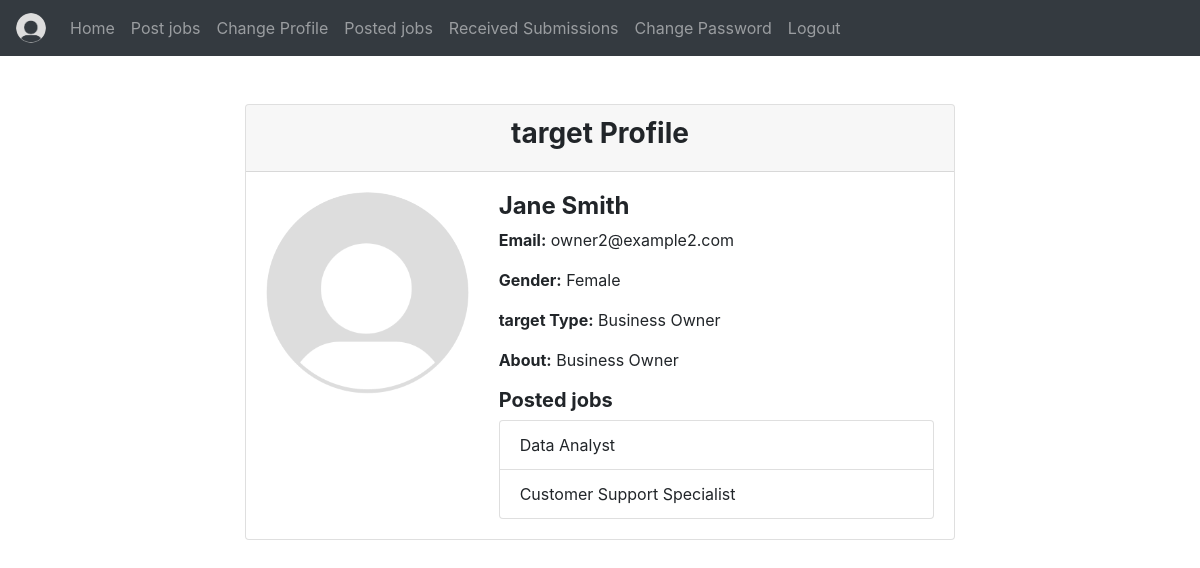
Page /profile/2/view (signed in) on the committed database.
### website/models.py (models this page shows)
class User(db.Model, UserMixin):
    id = db.Column(db.Integer, primary_key=True)
    email = db.Column(db.String(150), unique=True)
    password = db.Column(db.String(150), nullable=False)
    first_name = db.Column(db.String(50), nullable=False)
    last_name = db.Column(db.String(50), nullable=False)
    gender = db.Column(db.String(10), nullable=False)
    usertype = db.Column(db.String(10), nullable=False) # Freelancer , Business Owner , Both
    about = db.Column(db.String(400))
    jobs = db.relationship('Job' , backref='user')
    applications = db.relationship('JobApplication' , backref='user')
    image_name = db.Column(db.String(150))

class Job(db.Model):
    id = db.Column(db.Integer, primary_key=True)
    job_name = db.Column(db.String(150) , nullable =False)
    job_payment = db.Column(db.Numeric(10, 2), nullable=False)
    job_description = db.Column(db.String(200) , nullable =False)
    job_details = db.Column(db.String(2000) )
    job_date = db.Column(db.DateTime(timezone=True), default=func.now() ,nullable =False)
    job_deadline = db.Column(db.DateTime(timezone=True), nullable =False )
    user_id = db.Column(db.Integer, db.ForeignKey('user.id') , nullable =False)
    applications = db.relationship('JobApplication' , backref = 'job')

### website/profile_views.py (the view)
@profile_views.route('/profile/<int:id>/view',  methods=['GET', 'POST'])
@login_required
def view_profile(id : int) :
    user = userSystem.GetUser(id)
    return render_template('profile.html', user=current_user , target = user)

### website/user_system.py (called while the page is built)
    def GetUser(self, id) -> User:
        return User.query.get(id)

### website/templates/profile.html (shortened to what this page needs)
{% extends "base.html" %}
{% block content %}
<body>
    <div class="container mt-5">
      <div class="row justify-content-center">
        <div class="col-md-8">
          <div class="card">
            <div class="card-header">
              <h3 class="text-center font-weight-bold">target Profile</h3>
            </div>
            <div class="card-body">
              <div class="row">
                <div class="col-md-4">
                  <img src="{{ url_for('profile_views.get_image' , user_id = target.id) }}" class="img-fluid rounded-circle">
                </div>
                <div class="col-md-8">
                  <h4 class="font-weight-bold">{{ target.first_name }} {{ target.last_name }}</h4>
                  <p><strong>Email:</strong> {{ target.email }}</p>
                  <p><strong>Gender:</strong> {{ target.gender }}</p>
                  <p><strong>target Type:</strong> {{ target.usertype }}</p>
                  {% if target.about %}
                  <p><strong>About:</strong> {{ target.about }}</p>
                  {% endif %}
               <div class="row mt-3">
                  <div class="col-md-12">
                    <h5 class="font-weight-bold">Posted jobs</h5>
                    <ul class="list-group">
                    {% for job in target.jobs %}
                      <li class="list-group-item">{{ job.job_name }}</li>
                    {% else %}
                      <li class="list-group-item">No jobs found</li>
                    {% endfor %}
                    </ul>
                  </div>
                </div>
            </div>
          </div>
        </div>
      </div>
    </div>
  </body>
{% endblock %}

### rows in the picture
User: first_name "Jane", last_name "Smith", email "owner2@example2.com", gender "Female", usertype "Business Owner", about "Business Owner"
Job: job_name "Data Analyst"
Job: job_name "Customer Support Specialist"
